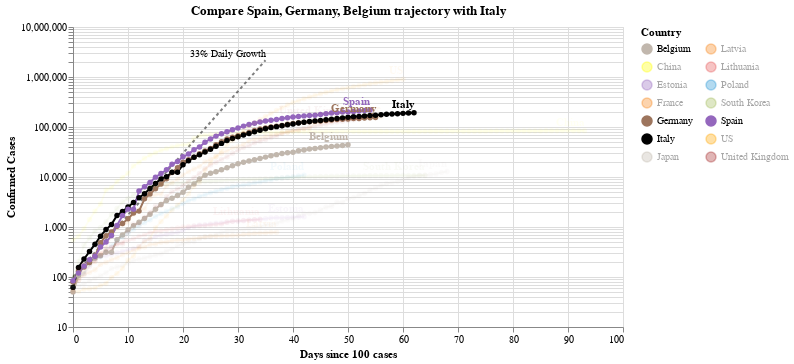

Notebook source saved alongside this figure:
### Code cell
#hide_input
chart2 = make_since_chart(dff2, ['Spain', 'Germany', 'Belgium'], baseline_countries)
chart2

### Figure 1 — Vega-Lite specification as saved in the notebook (floating-point values rounded to 4 significant figures; data arrays with more than 128 entries replaced by an {"elided": "..."} marker saying what was removed)
{"config": {"view": {"continuousWidth": 400, "continuousHeight": 300}}, "layer": [{"mark": {"type": "line", "color": "black", "opacity": 0.5, "strokeDash": [3, 3]}, "encoding": {"x": {"type": "quantitative", "field": "Days since 100 cases"}, "y": {"type": "quantitative", "field": "Confirmed Cases"}}}, {"mark": {"type": "text", "align": "right", "dy": -6, "fontSize": 10, "text": "33% Daily Growth"}, "encoding": {"x": {"type": "quantitative", "field": "Days since 100 cases"}, "y": {"type": "quantitative", "field": "Confirmed Cases"}}, "transform": [{"filter": "(datum['Days since 100 cases'] >= 35)"}]}, {"data": {"name": "data-d47c06eff4f402e48a7994f6996e78c2"}, "mark": {"type": "line", "point": true}, "encoding": {"color": {"type": "nominal", "field": "Country", "legend": {"columns": 2}, "scale": {"domain": ["Belgium", "China", "Estonia", "France", "Germany", "Italy", "Japan", "Latvia", "Lithuania", "Poland", "South Korea", "Spain", "US", "United Kingdom"], "range": ["#C1B7AD", "yellow", "#9467bd", "#F58518", "#9D755D", "black", "#C1B7AD", "#F58518", "#E45756", "#2495D3", "#A1BA59", "#9467bd", "orange", "brown"]}}, "opacity": {"condition": {"value": 1, "selection": "selector003"}, "value": 0.05}, "tooltip": [{"type": "nominal", "field": "Country"}, {"type": "temporal", "field": "Date"}, {"type": "quantitative", "field": "Confirmed Cases"}, {"type": "quantitative", "field": "Days since 100 cases"}], "x": {"type": "quantitative", "field": "Days since 100 cases"}, "y": {"type": "quantitative", "field": "Confirmed Cases", "scale": {"type": "log"}}}, "selection": {"selector003": {"type": "multi", "fields": ["Country"], "bind": "legend", "init": [{"Country": "Spain"}, {"Country": "Germany"}, {"Country": "Belgium"}, {"Country": "Italy"}]}}, "width": 550}, {"data": {"name": "data-d47c06eff4f402e48a7994f6996e78c2"}, "mark": {"type": "text", "align": "right", "dy": -8, "fontWeight": "bold"}, "encoding": {"color": {"type": "nominal", "field": "Country", "legend": {"columns": 2}, "scale": {"domain": ["Belgium", "China", "Estonia", "France", "Germany", "Italy", "Japan", "Latvia", "Lithuania", "Poland", "South Korea", "Spain", "US", "United Kingdom"], "range": ["#C1B7AD", "yellow", "#9467bd", "#F58518", "#9D755D", "black", "#C1B7AD", "#F58518", "#E45756", "#2495D3", "#A1BA59", "#9467bd", "orange", "brown"]}}, "opacity": {"condition": {"value": 1, "selection": "selector003"}, "value": 0.05}, "text": {"type": "nominal", "field": "Country"}, "tooltip": [{"type": "nominal", "field": "Country"}, {"type": "temporal", "field": "Date"}, {"type": "quantitative", "field": "Confirmed Cases"}, {"type": "quantitative", "field": "Days since 100 cases"}], "x": {"type": "quantitative", "field": "Days since 100 cases"}, "y": {"type": "quantitative", "field": "Confirmed Cases", "scale": {"type": "log"}}}, "transform": [{"filter": "(datum['Date'] >= 1587686400000)"}], "width": 550}], "data": {"name": "data-c1a3bbf4dd040f2e7e8e7a69520e3c2a"}, "title": "Compare Spain, Germany, Belgium trajectory with Italy", "$schema": "https://vega.github.io/schema/vega-lite/v4.0.2.json", "datasets": {"data-c1a3bbf4dd040f2e7e8e7a69520e3c2a": [{"Days since 100 cases": 0, "Confirmed Cases": 100.0}, {"Days since 100 cases": 1, "Confirmed Cases": 133.0}, {"Days since 100 cases": 2, "Confirmed Cases": 176.9}, {"Days since 100 cases": 3, "Confirmed Cases": 235.3}, {"Days since 100 cases": 4, "Confirmed Cases": 312.9}, {"Days since 100 cases": 5, "Confirmed Cases": 416.2}, {"Days since 100 cases": 6, "Confirmed Cases": 553.5}, {"Days since 100 cases": 7, "Confirmed Cases": 736.1}, {"Days since 100 cases": 8, "Confirmed Cases": 979.1}, {"Days since 100 cases": 9, "Confirmed Cases": 1302.0}, {"Days since 100 cases": 10, "Confirmed Cases": 1732.0}, {"Days since 100 cases": 11, "Confirmed Cases": 2303.0}, {"Days since 100 cases": 12, "Confirmed Cases": 3064.0}, {"Days since 100 cases": 13, "Confirmed Cases": 4074.0}, {"Days since 100 cases": 14, "Confirmed Cases": 5419.0}, {"Days since 100 cases": 15, "Confirmed Cases": 7207.0}, {"Days since 100 cases": 16, "Confirmed Cases": 9586.0}, {"Days since 100 cases": 17, "Confirmed Cases": 12750.0}, {"Days since 100 cases": 18, "Confirmed Cases": 16960.0}, {"Days since 100 cases": 19, "Confirmed Cases": 22550.0}, {"Days since 100 cases": 20, "Confirmed Cases": 29990.0}, {"Days since 100 cases": 21, "Confirmed Cases": 39890.0}, {"Days since 100 cases": 22, "Confirmed Cases": 53060.0}, {"Days since 100 cases": 23, "Confirmed Cases": 70560.0}, {"Days since 100 cases": 24, "Confirmed Cases": 93850.0}, {"Days since 100 cases": 25, "Confirmed Cases": 124800.0}, {"Days since 100 cases": 26, "Confirmed Cases": 166000.0}, {"Days since 100 cases": 27, "Confirmed Cases": 220800.0}, {"Days since 100 cases": 28, "Confirmed Cases": 293700.0}, {"Days since 100 cases": 29, "Confirmed Cases": 390600.0}, {"Days since 100 cases": 30, "Confirmed Cases": 519500.0}, {"Days since 100 cases": 31, "Confirmed Cases": 690900.0}, {"Days since 100 cases": 32, "Confirmed Cases": 918900.0}, {"Days since 100 cases": 33, "Confirmed Cases": 1222000.0}, {"Days since 100 cases": 34, "Confirmed Cases": 1625000.0}, {"Days since 100 cases": 35, "Confirmed Cases": 2162000.0}], "data-d47c06eff4f402e48a7994f6996e78c2": {"elided": "783 records"}}}
